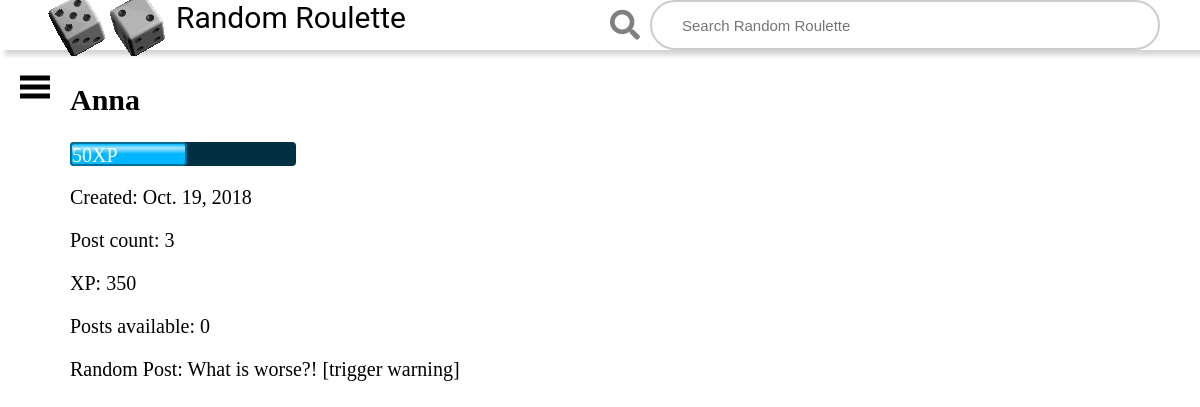
Page /user/Anna/ on the earlier database version.
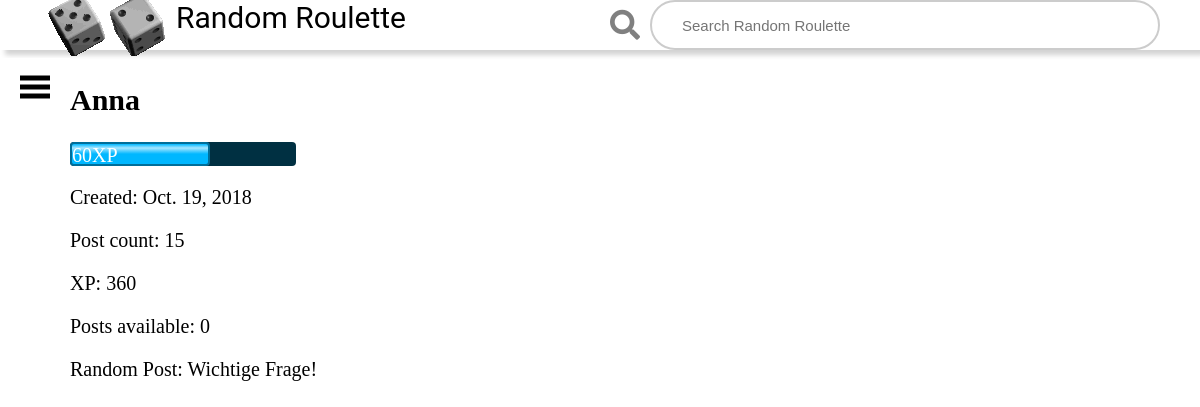
Same page on the later database version.
### users/models.py (models this page shows, shortened)
class UserInfo(models.Model):
    user_reference = models.ForeignKey(SystemUser, on_delete=models.CASCADE)
    post_count = models.IntegerField(default=0)
    random_post = models.ForeignKey(Post, blank=True, null=True, on_delete=models.DO_NOTHING)
    xp = models.IntegerField(default=100)
    profile_picture = models.ImageField(upload_to='profilePictures/', blank=True)
    def posts_available(self):
        total_posts = int((self.xp / 100) // 1)  # Gets maximum possible posts from current XP
        posts_available_count = total_posts - self.post_count
        if posts_available_count > 0:
            return posts_available_count
        else:
            return 0
    def xp_modulo(self):
        return self.xp % 100

### posts/models.py (models this page shows, shortened)
class Post(models.Model):
    creator = models.ForeignKey(User, on_delete=models.DO_NOTHING, default=0)
    post_title = models.CharField(max_length=200)
    post_text = models.CharField(max_length=500)
    pub_date = models.DateTimeField('date published')
    up_votes_list = models.ManyToManyField(User, related_name='vote_list', blank=True)
    down_votes_list = models.ManyToManyField(User, related_name='down_votes_list', blank=True)
    post_image = models.ImageField(blank=True)
    def __str__(self):
        return self.post_title

### users/views.py (the view)
# urls.py: path('<str:username>/', views.profile, name='profile'),
def profile(request, username):
    current_user = get_object_or_404(User, username=username)
    user_info = get_object_or_404(UserInfo, user_reference=current_user.id)
    return render(request, 'profile.html', {'selected_user': current_user, 'user_info': user_info})

### users/templates/profile.html (shortened to what this page needs)
{% extends 'base_generic.html' %}
{% block content %}
    {% load static %}
    <link rel="stylesheet" href="{% static 'css/profile.css' %}">
    <h2>{{ selected_user.username }}</h2>
    <div class="outer">
        <div class="xp-bar" style="width:{{ user_info.xp_modulo }}%">{{ user_info.xp_modulo }}XP</div>
    </div>
    <p>Created: {{ selected_user.date_joined.date }}</p>
    <p>Post count: {{ user_info.post_count }}</p>
    <p>XP: {{ user_info.xp }}</p>
    <p>Posts available: {{ user_info.posts_available }}</p>
    <p>Random Post: {{ user_info.random_post }}</p>
{% endblock %}

### templates/base_generic.html (shortened to what this page needs)
<!DOCTYPE html>
<html lang="en">
<head>
    <link rel="stylesheet" href="https://use.fontawesome.com/releases/v5.4.1/css/all.css"
>
    {% load static %}
    <link rel="stylesheet" href="{% static 'css/styles.css' %}">
</head>
<body>
<header>
    <div class="header-item left">
        <img src="{% static 'Images/dice.gif' %}"  alt="Error 404">
        <a href="{% url 'posts:index' %} " class="header-item">Random Roulette </a>
    </div>
   <div class="mediahide header-item right ">
        <form action="{% url 'posts:search' %}" method="get">
            <div class="searchContainer">
                <i class="fa fa-search left-icon"></i>
                <input type="search" class="searchbar" placeholder="Search Random Roulette" value="{{ query }}"
                       name="search_term" required/>
            </div>
        </form>
    </div>
</header>
<main>
    <aside>
        <nav class="topnav">
            <a href="#" onclick="openNav()">
                <svg width="30" height="30" id="icoOpen">
                    <path d="M0,5 30,5" stroke="#000" stroke-width="5"/>
                    <path d="M0,14 30,14" stroke="#000" stroke-width="5"/>
                    <path d="M0,23 30,23" stroke="#000" stroke-width="5"/>
                </svg>
            </a>
        </nav>
    </aside>
    <div class="content" id="content">
        <div class="wrapper ">
            {% block content %}
            {% endblock %}
        </div>
    </div>
</main>
</body>
</html>

### posts/static/css/styles.css (style rules this page uses)
html, body { width: 100%; height: 100%; display: flex; flex-direction: column; margin: 0; padding: 0; }
header { background-color: white; margin-bottom: 8px; height: 50px; width: 100%; box-sizing: border-box; max-height: 5rem; padding: 0 4rem; box-shadow: 5px 5px 5px lightgray; display: flex; justify-content: space-between; align-items: center; }
header .header-item { flex: 1; height: 100%; width: 100%; font-size: 3rem; justify-content: center; align-items: center; text-decoration: none; font-family: 'Roboto', sans-serif; color: black; }
.content { transition: all .5s ease; }
main { height: 100%; display: flex; flex: 1; overflow: hidden; }
main .content { flex: 1; font-size: 2rem; display: flex; flex-direction: column; overflow-y: auto; }
main aside { background-color: white; }
aside .topnav a { float: left; color: white; text-align: center; padding: 15px 20px; text-decoration: none; font-size: 10px; }
aside a svg { transition: all .5s ease; }
@media (min-width: 800px) { html, body { font-size: 62.5%; } }
@media (min-width: 800px) { .left { display: flex; } }

### posts/static/css/profile.css (style rules this page uses)
.outer { width: 20%; background: rgb(0, 48, 66); border-radius: 4px; }
.xp-bar { border: 2px solid rgb(0, 110, 153); color: white; border-radius: 4px; display: block; height: 1em; background: linear-gradient( to bottom, rgb(0, 183, 255), rgb(166, 230, 255) 20%, rgb(0, 183, 255) 50% ) }

### posts/static/css/searchbox.css (style rules this page uses)
.searchbar { flex:1; }
.searchContainer { display: flex; flex-direction: row; }
.searchbar { display: flex; padding:1rem; width:100%; border:2px solid #ccc; padding-left:3rem; color:black; font-family: arial,sans-serif; font-size: 1.5rem; border-radius: 2.5rem; }
.left-icon { padding: 1rem 1rem 1rem; color: gray; }

Differences in the rows shown:
changed UserInfo: xp_modulo "50" → "60"; post_count "3" → "15"; xp "350" → "360"; random_post "What is worse?! [trigger warning]" → "Wichtige Frage!"
